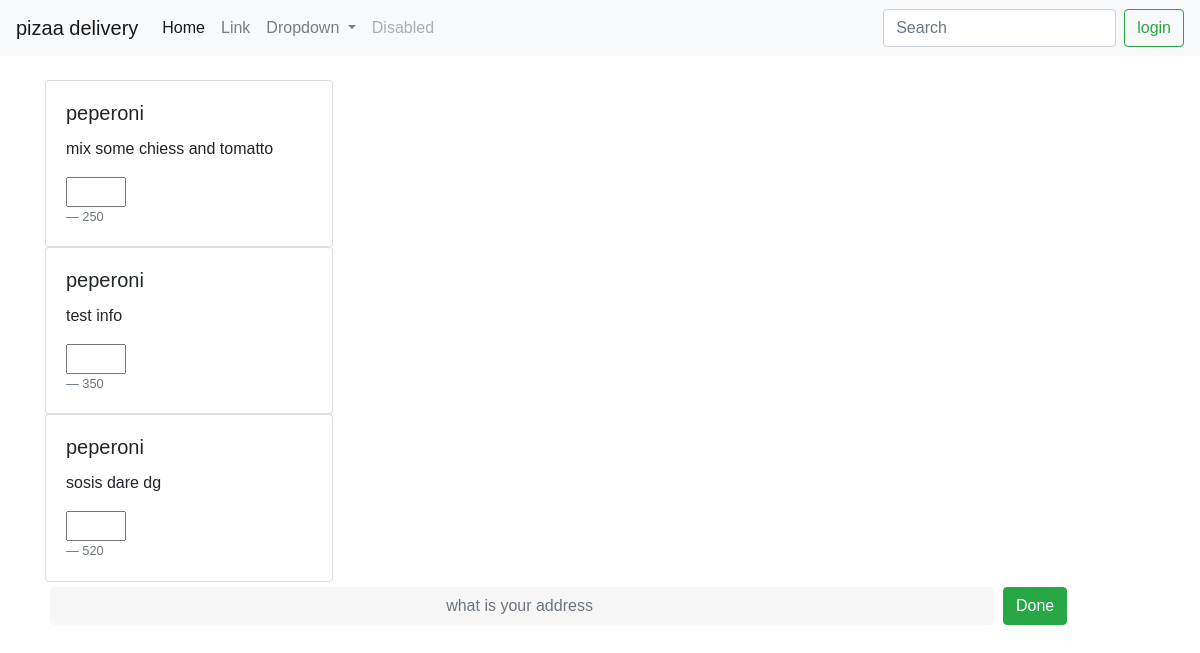
The page /customerpage/ on the database as committed earlier.
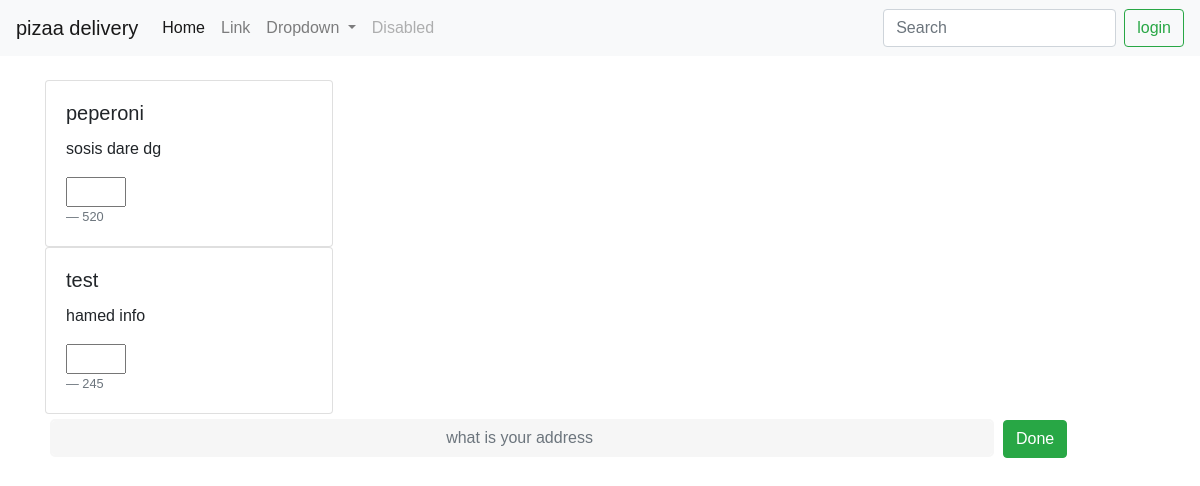
The same page on the database as committed later.
### pizaa/models.py (models this page shows)
class pizza (models.Model):
    title = models.CharField(max_length=50)
    info = models.TextField()
    price = models.PositiveIntegerField()

### pizaa/views.py (the view)
def customerpage(request):
    pizzalist = pizza.objects.all()
    context = {'pizza' : pizzalist}
    return render(request,'customerpage.html',context)

### media/templates/customerpage.html (shortened to what this page needs)
{% extends 'share/_base.html' %}
{% block content %}
{% for titile in pizza %}
<div class="card" style="width: 18rem;">
    <div class="card-body">
      <h5 class="card-title">{{titile.title}}</h5>
      <p class="card-text">{{titile.info}}</p>
      <input type="number" style="width: 60px;" name="quantity">
      <footer class="blockquote-footer">{{titile.price}}</footer>
    </div>
  </div>
{% endfor %}
<input type="text" class="form-control" placeholder="what is your address ">
<a class="btn btn-success" href="#">Done</a>
{% endblock %}

Rows that differ between the two databases and show on the page:
removed pizza: title "peperoni", info "mix some chiess and tomatto", price "250"
removed pizza: title "peperoni", info "test info", price "350"
added pizza: title "test", info "hamed info", price "245"
